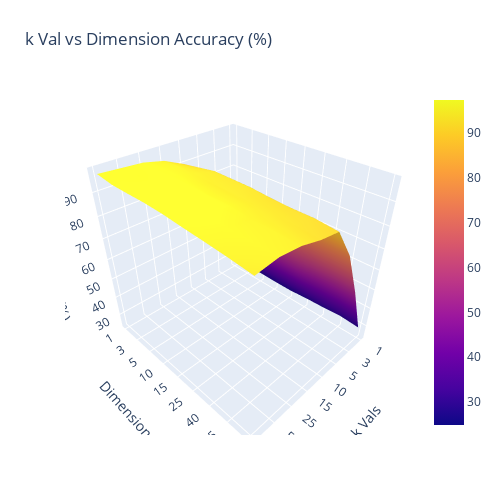

Source (notebook cell):
### Code cell
fig = go.Figure(data=[go.Surface(z=df_for_k_vals.values,
                                 x=df_for_k_vals.columns.astype(str),
                                 y=df_for_k_vals.index.astype(str)
                                 )])

fig.update_layout(
    title=dict(
        text="k Val vs Dimension Accuracy (%)",
    ),
    scene=dict(
        xaxis_title="k Vals", yaxis_title="Dimensions", zaxis_title="Accuracy (%)"
    ),
    autosize=False,
    width=500,
    height=500,
    margin=dict(l=65, r=50, b=65, t=90),
)

fig.show()

### Figure 1 — Plotly figure (JSON) as saved in the notebook; plotly's stock layout.template omitted (floating-point values rounded to 4 significant figures)
{"data": [{"type": "surface", "x": ["1", "3", "5", "10", "15", "25", "50", "100"], "y": ["1", "3", "5", "10", "15", "25", "40", "65", "100"], "z": [[24.9, 43.2, 69.1, 90, 94.1, 96.1, 96.7, 97.3], [27.3, 45.2, 71.9, 91.3, 94.6, 95.9, 96.7, 96.3], [27.8, 47.7, 74.3, 92.6, 94.2, 96.2, 96.2, 96.3], [27.6, 48.7, 74.1, 92.4, 93.5, 95.9, 96.4, 96.4], [27.6, 50.2, 75.5, 92.2, 93.2, 95.4, 96.2, 96.1], [28.3, 50.6, 75.6, 91.4, 93, 95.3, 96, 95.4], [28.7, 53.3, 76.1, 90.9, 92.6, 94.2, 95.1, 94.8], [29.4, 54.2, 76.1, 90.8, 91.9, 94, 94.7, 94.1], [28.7, 54.1, 76, 89.8, 91.1, 93.4, 94.3, 93.2]]}], "layout": {"autosize": false, "height": 500, "margin": {"b": 65, "l": 65, "r": 50, "t": 90}, "scene": {"xaxis": {"title": {"text": "k Vals"}}, "yaxis": {"title": {"text": "Dimensions"}}, "zaxis": {"title": {"text": "Accuracy (%)"}}}, "title": {"text": "k Val vs Dimension Accuracy (%)"}, "width": 500}}
